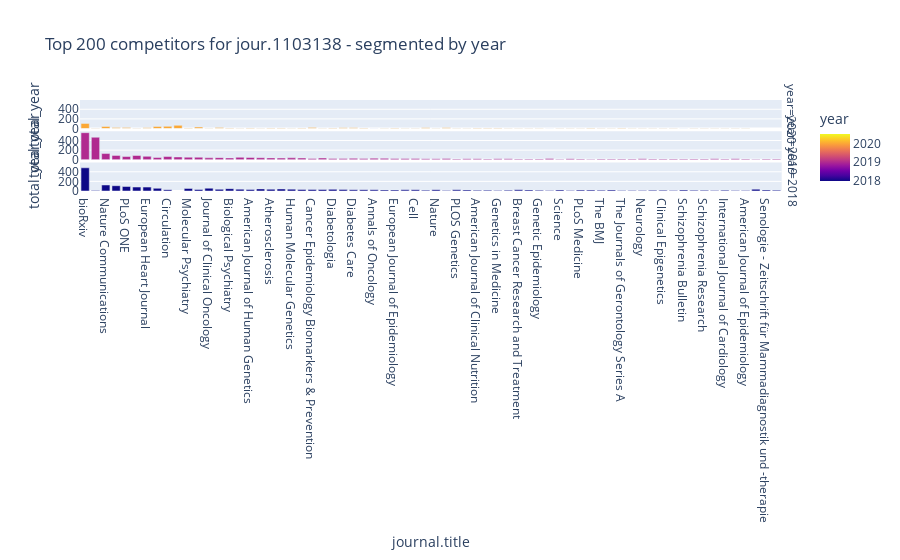

Notebook code for this chart:
### Code cell
threshold = 200
temp = journals.sort_values("year", ascending=True).groupby("year").head(threshold)

px.bar(journals[:threshold], 
       x="journal.title", y="total_year", 
       color="year",
       facet_row="year",
       height=900,
       hover_name="journal.title", 
       hover_data=['journal.id', 'journal.title', 'total' ], 
       title=f"Top {threshold} competitors for {journal_id} - segmented by year")

### Figure 1 — Plotly figure (JSON) as saved in the notebook; plotly's stock layout.template omitted (floating-point values rounded to 4 significant figures; data arrays with more than 128 entries replaced by an {"elided": "..."} marker saying what was removed)
{"data": [{"alignmentgroup": "True", "customdata": {"elided": "65x3 mixed values"}, "hovertemplate": "<b>%{hovertext}</b><br><br>year=%{marker.color}<br>journal.title=%{customdata[1]}<br>total_year=%{y}<br>journal.id=%{customdata[0]}<br>total=%{customdata[2]}<extra></extra>", "hovertext": ["bioRxiv", "European Neuropsychopharmacology", "Nature Communications", "Scientific Reports", "PLoS ONE", "Alzheimer's & Dementia", "European Heart Journal", "International Journal of Cancer", "Circulation", "medRxiv", "Molecular Psychiatry", "Journal of the American College of Cardiology", "Journal of Clinical Oncology", "International Journal of Epidemiology", "Biological Psychiatry", "Diabetes", "American Journal of Human Genetics", "Blood", "Atherosclerosis", "Osteoarthritis and Cartilage", "Human Molecular Genetics", "Translational Psychiatry", "Cancer Epidemiology Biomarkers & Prevention", "SSRN Electronic Journal", "Diabetologia", "The Journal of Clinical Endocrinology & Metabolism", "Diabetes Care", "Journal of the American Heart Association", "Annals of Oncology", "Psychological Medicine", "European Journal of Epidemiology", "BMJ Open", "Cell", "European Journal of Human Genetics", "Nature", "Journal of the National Cancer Institute", "PLOS Genetics", "Wellcome Open Research", "American Journal of Clinical Nutrition", "Gastroenterology", "Genetics in Medicine", "International Journal of Obesity", "Breast Cancer Research and Treatment", "Circulation Genomic and Precision Medicine", "Genetic Epidemiology", "Twin Research and Human Genetics", "Science", "Nutrients", "PLoS Medicine", "Stroke", "The BMJ", "Journal of Hypertension", "The Journals of Gerontology Series A", "Journal of Affective Disorders", "Neurology", "Frontiers in Genetics", "Clinical Epigenetics", "Heart", "Schizophrenia Bulletin", "Neurobiology of Aging", "Schizophrenia Research", "Journal of Alzheimer's Disease", "International Journal of Cardiology", "Bioinformatics", "American Journal of Epidemiology"], "legendgroup": "", "marker": {"color": [2020, 2020, 2020, 2020, 2020, 2020, 2020, 2020, 2020, 2020, 2020, 2020, 2020, 2020, 2020, 2020, 2020, 2020, 2020, 2020, 2020, 2020, 2020, 2020, 2020, 2020, 2020, 2020, 2020, 2020, 2020, 2020, 2020, 2020, 2020, 2020, 2020, 2020, 2020, 2020, 2020, 2020, 2020, 2020, 2020, 2020, 2020, 2020, 2020, 2020, 2020, 2020, 2020, 2020, 2020, 2020, 2020, 2020, 2020, 2020, 2020, 2020, 2020, 2020, 2020], "coloraxis": "coloraxis"}, "name": "", "offsetgroup": "", "orientation": "v", "showlegend": false, "textposition": "auto", "type": "bar", "x": ["bioRxiv", "European Neuropsychopharmacology", "Nature Communications", "Scientific Reports", "PLoS ONE", "Alzheimer's & Dementia", "European Heart Journal", "International Journal of Cancer", "Circulation", "medRxiv", "Molecular Psychiatry", "Journal of the American College of Cardiology", "Journal of Clinical Oncology", "International Journal of Epidemiology", "Biological Psychiatry", "Diabetes", "American Journal of Human Genetics", "Blood", "Atherosclerosis", "Osteoarthritis and Cartilage", "Human Molecular Genetics", "Translational Psychiatry", "Cancer Epidemiology Biomarkers & Prevention", "SSRN Electronic Journal", "Diabetologia", "The Journal of Clinical Endocrinology & Metabolism", "Diabetes Care", "Journal of the American Heart Association", "Annals of Oncology", "Psychological Medicine", "European Journal of Epidemiology", "BMJ Open", "Cell", "European Journal of Human Genetics", "Nature", "Journal of the National Cancer Institute", "PLOS Genetics", "Wellcome Open Research", "American Journal of Clinical Nutrition", "Gastroenterology", "Genetics in Medicine", "International Journal of Obesity", "Breast Cancer Research and Treatment", "Circulation Genomic and Precision Medicine", "Genetic Epidemiology", "Twin Research and Human Genetics", "Science", "Nutrients", "PLoS Medicine", "Stroke", "The BMJ", "Journal of Hypertension", "The Journals of Gerontology Series A", "Journal of Affective Disorders", "Neurology", "Frontiers in Genetics", "Clinical Epigenetics", "Heart", "Schizophrenia Bulletin", "Neurobiology of Aging", "Schizophrenia Research", "Journal of Alzheimer's Disease", "International Journal of Cardiology", "Bioinformatics", "American Journal of Epidemiology"], "xaxis": "x3", "y": [106, 4, 43, 21, 20, 4, 14, 43, 45, 66, 11, 30, 7, 21, 12, 4, 13, 4, 12, 9, 7, 11, 22, 8, 11, 18, 15, 12, 2, 7, 11, 7, 6, 17, 7, 14, 7, 3, 11, 9, 9, 6, 3, 4, 8, 2, 4, 6, 3, 10, 5, 3, 11, 8, 5, 5, 4, 5, 1, 4, 4, 3, 3, 4, 7], "yaxis": "y3"}, {"alignmentgroup": "True", "customdata": {"elided": "68x3 mixed values"}, "hovertemplate": "<b>%{hovertext}</b><br><br>year=%{marker.color}<br>journal.title=%{customdata[1]}<br>total_year=%{y}<br>journal.id=%{customdata[0]}<br>total=%{customdata[2]}<extra></extra>", "hovertext": ["bioRxiv", "European Neuropsychopharmacology", "Nature Communications", "Scientific Reports", "PLoS ONE", "Alzheimer's & Dementia", "European Heart Journal", "International Journal of Cancer", "Circulation", "medRxiv", "Molecular Psychiatry", "Journal of the American College of Cardiology", "Journal of Clinical Oncology", "International Journal of Epidemiology", "Biological Psychiatry", "Diabetes", "Blood", "American Journal of Human Genetics", "Atherosclerosis", "Osteoarthritis and Cartilage", "Human Molecular Genetics", "Cancer Epidemiology Biomarkers & Prevention", "Translational Psychiatry", "SSRN Electronic Journal", "Diabetologia", "The Journal of Clinical Endocrinology & Metabolism", "Diabetes Care", "Journal of the American Heart Association", "European Journal of Epidemiology", "Annals of Oncology", "Psychological Medicine", "BMJ Open", "Cell", "European Journal of Human Genetics", "Nature", "Journal of the National Cancer Institute", "PLOS Genetics", "Wellcome Open Research", "American Journal of Clinical Nutrition", "Geburtshilfe und Frauenheilkunde", "Gastroenterology", "Genetics in Medicine", "International Journal of Obesity", "Genetic Epidemiology", "Circulation Genomic and Precision Medicine", "Breast Cancer Research and Treatment", "Science", "PLoS Medicine", "Nutrients", "Twin Research and Human Genetics", "Stroke", "The BMJ", "The Journals of Gerontology Series A", "Journal of Hypertension", "Senologie - Zeitschrift für Mammadiagnostik und -therapie", "Neurology", "Journal of Affective Disorders", "Neurobiology of Aging", "Clinical Epigenetics", "Schizophrenia Bulletin", "Heart", "Frontiers in Genetics", "Innovation in Aging", "American Journal of Epidemiology", "Journal of Alzheimer's Disease", "Schizophrenia Research", "International Journal of Cardiology", "Bioinformatics"], "legendgroup": "", "marker": {"color": [2019, 2019, 2019, 2019, 2019, 2019, 2019, 2019, 2019, 2019, 2019, 2019, 2019, 2019, 2019, 2019, 2019, 2019, 2019, 2019, 2019, 2019, 2019, 2019, 2019, 2019, 2019, 2019, 2019, 2019, 2019, 2019, 2019, 2019, 2019, 2019, 2019, 2019, 2019, 2019, 2019, 2019, 2019, 2019, 2019, 2019, 2019, 2019, 2019, 2019, 2019, 2019, 2019, 2019, 2019, 2019, 2019, 2019, 2019, 2019, 2019, 2019, 2019, 2019, 2019, 2019, 2019, 2019], "coloraxis": "coloraxis"}, "name": "", "offsetgroup": "", "orientation": "v", "showlegend": false, "textposition": "auto", "type": "bar", "x": ["bioRxiv", "European Neuropsychopharmacology", "Nature Communications", "Scientific Reports", "PLoS ONE", "Alzheimer's & Dementia", "European Heart Journal", "International Journal of Cancer", "Circulation", "medRxiv", "Molecular Psychiatry", "Journal of the American College of Cardiology", "Journal of Clinical Oncology", "International Journal of Epidemiology", "Biological Psychiatry", "Diabetes", "Blood", "American Journal of Human Genetics", "Atherosclerosis", "Osteoarthritis and Cartilage", "Human Molecular Genetics", "Cancer Epidemiology Biomarkers & Prevention", "Translational Psychiatry", "SSRN Electronic Journal", "Diabetologia", "The Journal of Clinical Endocrinology & Metabolism", "Diabetes Care", "Journal of the American Heart Association", "European Journal of Epidemiology", "Annals of Oncology", "Psychological Medicine", "BMJ Open", "Cell", "European Journal of Human Genetics", "Nature", "Journal of the National Cancer Institute", "PLOS Genetics", "Wellcome Open Research", "American Journal of Clinical Nutrition", "Geburtshilfe und Frauenheilkunde", "Gastroenterology", "Genetics in Medicine", "International Journal of Obesity", "Genetic Epidemiology", "Circulation Genomic and Precision Medicine", "Breast Cancer Research and Treatment", "Science", "PLoS Medicine", "Nutrients", "Twin Research and Human Genetics", "Stroke", "The BMJ", "The Journals of Gerontology Series A", "Journal of Hypertension", "Senologie - Zeitschrift für Mammadiagnostik und -therapie", "Neurology", "Journal of Affective Disorders", "Neurobiology of Aging", "Clinical Epigenetics", "Schizophrenia Bulletin", "Heart", "Frontiers in Genetics", "Innovation in Aging", "American Journal of Epidemiology", "Journal of Alzheimer's Disease", "Schizophrenia Research", "International Journal of Cardiology", "Bioinformatics"], "xaxis": "x2", "y": [563, 468, 129, 91, 67, 89, 71, 46, 67, 58, 53, 52, 40, 44, 38, 51, 42, 47, 39, 35, 40, 27, 36, 36, 28, 24, 29, 24, 26, 32, 29, 26, 25, 21, 21, 25, 17, 21, 22, 8, 16, 20, 19, 18, 15, 14, 13, 18, 23, 27, 10, 17, 17, 14, 16, 19, 16, 18, 16, 14, 18, 16, 17, 17, 19, 17, 14, 20], "yaxis": "y2"}, {"alignmentgroup": "True", "customdata": {"elided": "67x3 mixed values"}, "hovertemplate": "<b>%{hovertext}</b><br><br>year=%{marker.color}<br>journal.title=%{customdata[1]}<br>total_year=%{y}<br>journal.id=%{customdata[0]}<br>total=%{customdata[2]}<extra></extra>", "hovertext": ["bioRxiv", "European Neuropsychopharmacology", "Nature Communications", "Scientific Reports", "PLoS ONE", "Alzheimer's & Dementia", "European Heart Journal", "International Journal of Cancer", "Circulation", "Molecular Psychiatry", "Journal of the American College of Cardiology", "Journal of Clinical Oncology", "International Journal of Epidemiology", "Biological Psychiatry", "Diabetes", "American Journal of Human Genetics", "Blood", "Atherosclerosis", "Osteoarthritis and Cartilage", "Human Molecular Genetics", "Translational Psychiatry", "Cancer Epidemiology Biomarkers & Prevention", "SSRN Electronic Journal", "Diabetologia", "The Journal of Clinical Endocrinology & Metabolism", "Diabetes Care", "Journal of the American Heart Association", "Annals of Oncology", "European Journal of Epidemiology", "Psychological Medicine", "BMJ Open", "Cell", "European Journal of Human Genetics", "Nature", "Journal of the National Cancer Institute", "PLOS Genetics", "American Journal of Clinical Nutrition", "Wellcome Open Research", "Geburtshilfe und Frauenheilkunde", "Gastroenterology", "International Journal of Obesity", "Genetics in Medicine", "Breast Cancer Research and Treatment", "Circulation Genomic and Precision Medicine", "Genetic Epidemiology", "Twin Research and Human Genetics", "Science", "Nutrients", "PLoS Medicine", "Stroke", "The BMJ", "The Journals of Gerontology Series A", "Journal of Hypertension", "Senologie - Zeitschrift für Mammadiagnostik und -therapie", "Journal of Affective Disorders", "Neurology", "Frontiers in Genetics", "Neurobiology of Aging", "Schizophrenia Bulletin", "Clinical Epigenetics", "Heart", "American Journal of Epidemiology", "International Journal of Cardiology", "Bioinformatics", "Innovation in Aging", "Schizophrenia Research", "Journal of Alzheimer's Disease"], "legendgroup": "", "marker": {"color": [2018, 2018, 2018, 2018, 2018, 2018, 2018, 2018, 2018, 2018, 2018, 2018, 2018, 2018, 2018, 2018, 2018, 2018, 2018, 2018, 2018, 2018, 2018, 2018, 2018, 2018, 2018, 2018, 2018, 2018, 2018, 2018, 2018, 2018, 2018, 2018, 2018, 2018, 2018, 2018, 2018, 2018, 2018, 2018, 2018, 2018, 2018, 2018, 2018, 2018, 2018, 2018, 2018, 2018, 2018, 2018, 2018, 2018, 2018, 2018, 2018, 2018, 2018, 2018, 2018, 2018, 2018], "coloraxis": "coloraxis"}, "name": "", "offsetgroup": "", "orientation": "v", "showlegend": false, "textposition": "auto", "type": "bar", "x": ["bioRxiv", "European Neuropsychopharmacology", "Nature Communications", "Scientific Reports", "PLoS ONE", "Alzheimer's & Dementia", "European Heart Journal", "International Journal of Cancer", "Circulation", "Molecular Psychiatry", "Journal of the American College of Cardiology", "Journal of Clinical Oncology", "International Journal of Epidemiology", "Biological Psychiatry", "Diabetes", "American Journal of Human Genetics", "Blood", "Atherosclerosis", "Osteoarthritis and Cartilage", "Human Molecular Genetics", "Translational Psychiatry", "Cancer Epidemiology Biomarkers & Prevention", "SSRN Electronic Journal", "Diabetologia", "The Journal of Clinical Endocrinology & Metabolism", "Diabetes Care", "Journal of the American Heart Association", "Annals of Oncology", "European Journal of Epidemiology", "Psychological Medicine", "BMJ Open", "Cell", "European Journal of Human Genetics", "Nature", "Journal of the National Cancer Institute", "PLOS Genetics", "American Journal of Clinical Nutrition", "Wellcome Open Research", "Geburtshilfe und Frauenheilkunde", "Gastroenterology", "International Journal of Obesity", "Genetics in Medicine", "Breast Cancer Research and Treatment", "Circulation Genomic and Precision Medicine", "Genetic Epidemiology", "Twin Research and Human Genetics", "Science", "Nutrients", "PLoS Medicine", "Stroke", "The BMJ", "The Journals of Gerontology Series A", "Journal of Hypertension", "Senologie - Zeitschrift für Mammadiagnostik und -therapie", "Journal of Affective Disorders", "Neurology", "Frontiers in Genetics", "Neurobiology of Aging", "Schizophrenia Bulletin", "Clinical Epigenetics", "Heart", "American Journal of Epidemiology", "International Journal of Cardiology", "Bioinformatics", "Innovation in Aging", "Schizophrenia Research", "Journal of Alzheimer's Disease"], "xaxis": "x", "y": [482, 8, 125, 110, 93, 82, 81, 56, 27, 54, 31, 58, 35, 49, 38, 30, 44, 37, 42, 39, 32, 30, 31, 34, 29, 25, 26, 25, 22, 23, 24, 25, 18, 26, 13, 24, 14, 23, 38, 18, 17, 13, 24, 22, 15, 11, 23, 11, 19, 19, 17, 10, 21, 22, 13, 13, 15, 14, 21, 16, 13, 11, 18, 11, 18, 14, 13], "yaxis": "y"}], "layout": {"annotations": [{"font": {}, "showarrow": false, "text": "year=2018", "textangle": 90, "x": 0.98, "xanchor": "left", "xref": "paper", "y": 0.1567, "yanchor": "middle", "yref": "paper"}, {"font": {}, "showarrow": false, "text": "year=2019", "textangle": 90, "x": 0.98, "xanchor": "left", "xref": "paper", "y": 0.5, "yanchor": "middle", "yref": "paper"}, {"font": {}, "showarrow": false, "text": "year=2020", "textangle": 90, "x": 0.98, "xanchor": "left", "xref": "paper", "y": 0.8433, "yanchor": "middle", "yref": "paper"}], "autosize": true, "barmode": "relative", "coloraxis": {"colorbar": {"title": {"text": "year"}}, "colorscale": [[0, "#0d0887"], [0.1111, "#46039f"], [0.2222, "#7201a8"], [0.3333, "#9c179e"], [0.4444, "#bd3786"], [0.5556, "#d8576b"], [0.6667, "#ed7953"], [0.7778, "#fb9f3a"], [0.8889, "#fdca26"], [1, "#f0f921"]]}, "legend": {"tracegroupgap": 0}, "title": {"text": "Top 200 competitors for jour.1103138 - segmented by year"}, "xaxis": {"anchor": "y", "autorange": true, "domain": [0, 0.98], "range": [-0.5, 67.5], "title": {"text": "journal.title"}, "type": "category"}, "xaxis2": {"anchor": "y2", "autorange": true, "domain": [0, 0.98], "matches": "x", "range": [-0.5, 67.5], "showticklabels": false, "type": "category"}, "xaxis3": {"anchor": "y3", "autorange": true, "domain": [0, 0.98], "matches": "x", "range": [-0.5, 67.5], "showticklabels": false, "type": "category"}, "yaxis": {"anchor": "x", "autorange": true, "domain": [0, 0.3133], "range": [0, 592.6], "title": {"text": "total_year"}, "type": "linear"}, "yaxis2": {"anchor": "x2", "autorange": true, "domain": [0.3433, 0.6567], "matches": "y", "range": [0, 592.6], "title": {"text": "total_year"}, "type": "linear"}, "yaxis3": {"anchor": "x3", "autorange": true, "domain": [0.6867, 1.0], "matches": "y", "range": [0, 592.6], "title": {"text": "total_year"}, "type": "linear"}}}
